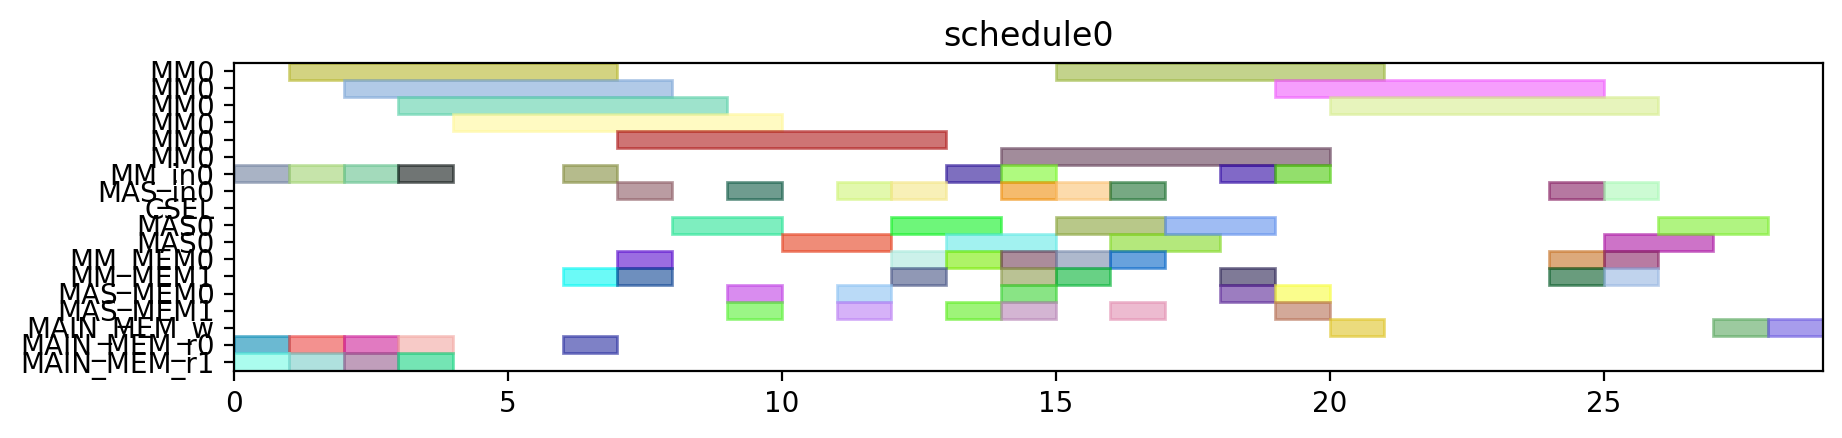

Generate this figure with Python:
from pyschedule import Scenario, solvers, plotters, alt


def solve():
	horizon = 120
	S = Scenario("schedule0", horizon=horizon)

	# resource
	MM = S.Resources('MM', num=1, size=6)
	MM_in = S.Resources('MM_in', num=1)
	MAS_in = S.Resources('MAS_in', num=1)
	CSEL = S.Resource('CSEL')
	MAS = S.Resources('MAS', num=1, size=2, periods=range(1, horizon))
	MM_MEM = S.Resources('MM_MEM', num=2)
	MAS_MEM = S.Resources('MAS_MEM', num=2)
	MAIN_MEM_w = S.Resource('MAIN_MEM_w', size=1)
	MAIN_MEM_r = S.Resources('MAIN_MEM_r', num=2)

	# result of previous scheduling

	# new tasks
	t0 = S.Task('t0', length=6, delay_cost=1)
	t0 += alt(MM)
	t0_in = S.Task('t0_in', length=1, delay_cost=1)
	t0_in += alt(MM_in)
	S += t0_in*MM_in[0]<=t0*MM[0]
	t0_mem0 = S.Task('t0_mem0', length=1, delay_cost=1)
	t0_mem0 += MAIN_MEM_r[0]
	S += t0_mem0 <= t0

	t0_mem1 = S.Task('t0_mem1', length=1, delay_cost=1)
	t0_mem1 += MAIN_MEM_r[1]
	S += t0_mem1 <= t0

	t3 = S.Task('t3', length=6, delay_cost=1)
	t3 += alt(MM)
	t3_in = S.Task('t3_in', length=1, delay_cost=1)
	t3_in += alt(MM_in)
	S += t3_in*MM_in[0]<=t3*MM[0]
	t3_mem0 = S.Task('t3_mem0', length=1, delay_cost=1)
	t3_mem0 += MAIN_MEM_r[0]
	S += t3_mem0 <= t3

	t3_mem1 = S.Task('t3_mem1', length=1, delay_cost=1)
	t3_mem1 += MAIN_MEM_r[1]
	S += t3_mem1 <= t3

	t1 = S.Task('t1', length=6, delay_cost=1)
	t1 += alt(MM)
	t1_in = S.Task('t1_in', length=1, delay_cost=1)
	t1_in += alt(MM_in)
	S += t1_in*MM_in[0]<=t1*MM[0]
	t1_mem0 = S.Task('t1_mem0', length=1, delay_cost=1)
	t1_mem0 += MAIN_MEM_r[0]
	S += t1_mem0 <= t1

	t1_mem1 = S.Task('t1_mem1', length=1, delay_cost=1)
	t1_mem1 += MAIN_MEM_r[1]
	S += t1_mem1 <= t1

	t2 = S.Task('t2', length=6, delay_cost=1)
	t2 += alt(MM)
	t2_in = S.Task('t2_in', length=1, delay_cost=1)
	t2_in += alt(MM_in)
	S += t2_in*MM_in[0]<=t2*MM[0]
	t2_mem0 = S.Task('t2_mem0', length=1, delay_cost=1)
	t2_mem0 += MAIN_MEM_r[0]
	S += t2_mem0 <= t2

	t2_mem1 = S.Task('t2_mem1', length=1, delay_cost=1)
	t2_mem1 += MAIN_MEM_r[1]
	S += t2_mem1 <= t2

	t4 = S.Task('t4', length=6, delay_cost=1)
	t4 += alt(MM)
	t4_in = S.Task('t4_in', length=1, delay_cost=1)
	t4_in += alt(MM_in)
	S += t4_in*MM_in[0]<=t4*MM[0]
	t4_mem0 = S.Task('t4_mem0', length=1, delay_cost=1)
	t4_mem0 += MAIN_MEM_r[0]
	S += t4_mem0 <= t4

	t4_mem1 = S.Task('t4_mem1', length=1, delay_cost=1)
	t4_mem1 += alt(MM_MEM)
	S += (t2*MM[0])-1 < t4_mem1*MM_MEM[1]
	S += t4_mem1 <= t4

	t5 = S.Task('t5', length=2, delay_cost=1)
	t5 += alt(MAS)
	t5_in = S.Task('t5_in', length=1, delay_cost=1)
	t5_in += alt(MAS_in)
	S += t5_in*MAS_in[0]<=t5*MAS[0]

	t5_mem0 = S.Task('t5_mem0', length=1, delay_cost=1)
	t5_mem0 += alt(MM_MEM)
	S += (t0*MM[0])-1 < t5_mem0*MM_MEM[0]
	S += t5_mem0 <= t5

	t5_mem1 = S.Task('t5_mem1', length=1, delay_cost=1)
	t5_mem1 += alt(MM_MEM)
	S += (t0*MM[0])-1 < t5_mem1*MM_MEM[1]
	S += t5_mem1 <= t5

	t6 = S.Task('t6', length=2, delay_cost=1)
	t6 += alt(MAS)
	t6_in = S.Task('t6_in', length=1, delay_cost=1)
	t6_in += alt(MAS_in)
	S += t6_in*MAS_in[0]<=t6*MAS[0]

	t6_mem0 = S.Task('t6_mem0', length=1, delay_cost=1)
	t6_mem0 += alt(MAS_MEM)
	S += (t5*MAS[0])-1 < t6_mem0*MAS_MEM[0]
	S += t6_mem0 <= t6

	t6_mem1 = S.Task('t6_mem1', length=1, delay_cost=1)
	t6_mem1 += alt(MAS_MEM)
	S += (t5*MAS[0])-1 < t6_mem1*MAS_MEM[1]
	S += t6_mem1 <= t6

	t9 = S.Task('t9', length=2, delay_cost=1)
	t9 += alt(MAS)
	t9_in = S.Task('t9_in', length=1, delay_cost=1)
	t9_in += alt(MAS_in)
	S += t9_in*MAS_in[0]<=t9*MAS[0]

	t9_mem0 = S.Task('t9_mem0', length=1, delay_cost=1)
	t9_mem0 += alt(MM_MEM)
	S += (t0*MM[0])-1 < t9_mem0*MM_MEM[0]
	S += t9_mem0 <= t9

	t9_mem1 = S.Task('t9_mem1', length=1, delay_cost=1)
	t9_mem1 += alt(MM_MEM)
	S += (t4*MM[0])-1 < t9_mem1*MM_MEM[1]
	S += t9_mem1 <= t9

	t10 = S.Task('t10', length=2, delay_cost=1)
	t10 += alt(MAS)
	t10_in = S.Task('t10_in', length=1, delay_cost=1)
	t10_in += alt(MAS_in)
	S += t10_in*MAS_in[0]<=t10*MAS[0]

	t10_mem0 = S.Task('t10_mem0', length=1, delay_cost=1)
	t10_mem0 += alt(MM_MEM)
	S += (t4*MM[0])-1 < t10_mem0*MM_MEM[0]
	S += t10_mem0 <= t10

	t10_mem1 = S.Task('t10_mem1', length=1, delay_cost=1)
	t10_mem1 += alt(MM_MEM)
	S += (t4*MM[0])-1 < t10_mem1*MM_MEM[1]
	S += t10_mem1 <= t10

	t7 = S.Task('t7', length=2, delay_cost=1)
	t7 += alt(MAS)
	t7_in = S.Task('t7_in', length=1, delay_cost=1)
	t7_in += alt(MAS_in)
	S += t7_in*MAS_in[0]<=t7*MAS[0]

	t7_mem0 = S.Task('t7_mem0', length=1, delay_cost=1)
	t7_mem0 += alt(MAS_MEM)
	S += (t6*MAS[0])-1 < t7_mem0*MAS_MEM[0]
	S += t7_mem0 <= t7

	t7_mem1 = S.Task('t7_mem1', length=1, delay_cost=1)
	t7_mem1 += alt(MAS_MEM)
	S += (t6*MAS[0])-1 < t7_mem1*MAS_MEM[1]
	S += t7_mem1 <= t7

	t11 = S.Task('t11', length=2, delay_cost=1)
	t11 += alt(MAS)
	t11_in = S.Task('t11_in', length=1, delay_cost=1)
	t11_in += alt(MAS_in)
	S += t11_in*MAS_in[0]<=t11*MAS[0]

	t11_mem0 = S.Task('t11_mem0', length=1, delay_cost=1)
	t11_mem0 += alt(MAS_MEM)
	S += (t10*MAS[0])-1 < t11_mem0*MAS_MEM[0]
	S += t11_mem0 <= t11

	t11_mem1 = S.Task('t11_mem1', length=1, delay_cost=1)
	t11_mem1 += alt(MM_MEM)
	S += (t4*MM[0])-1 < t11_mem1*MM_MEM[1]
	S += t11_mem1 <= t11

	t8 = S.Task('t8', length=6, delay_cost=1)
	t8 += alt(MM)
	t8_in = S.Task('t8_in', length=1, delay_cost=1)
	t8_in += alt(MM_in)
	S += t8_in*MM_in[0]<=t8*MM[0]
	t8_mem0 = S.Task('t8_mem0', length=1, delay_cost=1)
	t8_mem0 += alt(MM_MEM)
	S += (t4*MM[0])-1 < t8_mem0*MM_MEM[0]
	S += t8_mem0 <= t8

	t8_mem1 = S.Task('t8_mem1', length=1, delay_cost=1)
	t8_mem1 += alt(MAS_MEM)
	S += (t7*MAS[0])-1 < t8_mem1*MAS_MEM[1]
	S += t8_mem1 <= t8

	new_PZ = S.Task('new_PZ', length=6, delay_cost=1)
	new_PZ += alt(MM)
	new_PZ_in = S.Task('new_PZ_in', length=1, delay_cost=1)
	new_PZ_in += alt(MM_in)
	S += new_PZ_in*MM_in[0]<=new_PZ*MM[0]
	S += 0<new_PZ

	new_PZ_w = S.Task('new_PZ_w', length=1, delay_cost=1)
	new_PZ_w += alt(MAIN_MEM_w)
	S += new_PZ <= new_PZ_w

	new_PZ_mem0 = S.Task('new_PZ_mem0', length=1, delay_cost=1)
	new_PZ_mem0 += alt(MM_MEM)
	S += (t1*MM[0])-1 < new_PZ_mem0*MM_MEM[0]
	S += new_PZ_mem0 <= new_PZ

	new_PZ_mem1 = S.Task('new_PZ_mem1', length=1, delay_cost=1)
	new_PZ_mem1 += alt(MAS_MEM)
	S += (t7*MAS[0])-1 < new_PZ_mem1*MAS_MEM[1]
	S += new_PZ_mem1 <= new_PZ

	t12 = S.Task('t12', length=2, delay_cost=1)
	t12 += alt(MAS)
	t12_in = S.Task('t12_in', length=1, delay_cost=1)
	t12_in += alt(MAS_in)
	S += t12_in*MAS_in[0]<=t12*MAS[0]

	t12_mem0 = S.Task('t12_mem0', length=1, delay_cost=1)
	t12_mem0 += alt(MM_MEM)
	S += (t0*MM[0])-1 < t12_mem0*MM_MEM[0]
	S += t12_mem0 <= t12

	t12_mem1 = S.Task('t12_mem1', length=1, delay_cost=1)
	t12_mem1 += alt(MAS_MEM)
	S += (t11*MAS[0])-1 < t12_mem1*MAS_MEM[1]
	S += t12_mem1 <= t12

	t13 = S.Task('t13', length=6, delay_cost=1)
	t13 += alt(MM)
	t13_in = S.Task('t13_in', length=1, delay_cost=1)
	t13_in += alt(MM_in)
	S += t13_in*MM_in[0]<=t13*MM[0]
	t13_mem0 = S.Task('t13_mem0', length=1, delay_cost=1)
	t13_mem0 += alt(MAS_MEM)
	S += (t12*MAS[0])-1 < t13_mem0*MAS_MEM[0]
	S += t13_mem0 <= t13

	t13_mem1 = S.Task('t13_mem1', length=1, delay_cost=1)
	t13_mem1 += alt(MAS_MEM)
	S += (t9*MAS[0])-1 < t13_mem1*MAS_MEM[1]
	S += t13_mem1 <= t13

	t14 = S.Task('t14', length=6, delay_cost=1)
	t14 += alt(MM)
	t14_in = S.Task('t14_in', length=1, delay_cost=1)
	t14_in += alt(MM_in)
	S += t14_in*MM_in[0]<=t14*MM[0]
	t14_mem0 = S.Task('t14_mem0', length=1, delay_cost=1)
	t14_mem0 += alt(MAS_MEM)
	S += (t12*MAS[0])-1 < t14_mem0*MAS_MEM[0]
	S += t14_mem0 <= t14

	t14_mem1 = S.Task('t14_mem1', length=1, delay_cost=1)
	t14_mem1 += alt(MM_MEM)
	S += (t3*MM[0])-1 < t14_mem1*MM_MEM[1]
	S += t14_mem1 <= t14

	new_PY = S.Task('new_PY', length=2, delay_cost=1)
	new_PY += alt(MAS)
	new_PY_in = S.Task('new_PY_in', length=1, delay_cost=1)
	new_PY_in += alt(MAS_in)
	S += new_PY_in*MAS_in[0]<=new_PY*MAS[0]

	S += 0<new_PY

	new_PY_w = S.Task('new_PY_w', length=1, delay_cost=1)
	new_PY_w += alt(MAIN_MEM_w)
	S += new_PY <= new_PY_w

	new_PY_mem0 = S.Task('new_PY_mem0', length=1, delay_cost=1)
	new_PY_mem0 += alt(MM_MEM)
	S += (t8*MM[0])-1 < new_PY_mem0*MM_MEM[0]
	S += new_PY_mem0 <= new_PY

	new_PY_mem1 = S.Task('new_PY_mem1', length=1, delay_cost=1)
	new_PY_mem1 += alt(MM_MEM)
	S += (t13*MM[0])-1 < new_PY_mem1*MM_MEM[1]
	S += new_PY_mem1 <= new_PY

	new_PX = S.Task('new_PX', length=2, delay_cost=1)
	new_PX += alt(MAS)
	new_PX_in = S.Task('new_PX_in', length=1, delay_cost=1)
	new_PX_in += alt(MAS_in)
	S += new_PX_in*MAS_in[0]<=new_PX*MAS[0]

	S += 0<new_PX

	new_PX_w = S.Task('new_PX_w', length=1, delay_cost=1)
	new_PX_w += alt(MAIN_MEM_w)
	S += new_PX <= new_PX_w

	new_PX_mem0 = S.Task('new_PX_mem0', length=1, delay_cost=1)
	new_PX_mem0 += alt(MM_MEM)
	S += (t14*MM[0])-1 < new_PX_mem0*MM_MEM[0]
	S += new_PX_mem0 <= new_PX

	new_PX_mem1 = S.Task('new_PX_mem1', length=1, delay_cost=1)
	new_PX_mem1 += alt(MM_MEM)
	S += (t14*MM[0])-1 < new_PX_mem1*MM_MEM[1]
	S += new_PX_mem1 <= new_PX

	solvers.mip.solve(S,msg=1,kind='CPLEX',ratio_gap=1.01)

	solution = [['hoge']*len(S.solution()[1]) for i in range(len(S.solution()))]
	for i in range(len(S.solution())):
		for j in range(len(S.solution()[i])):
			solution[i][j]=str(S.solution()[i][j])
	print(solution)

	cycles = int(solution[-1][3])

	pic_file_name = "/mnt/rose/usr1/fukuda/ABE/multiRAM_multiMAS_16mux/scheduling_result/stage6MM1_stage2MAS1/EP_DBL_A_0/schedule0.png"
	if(S.solution() != []):
		plotters.matplotlib.plot(S,img_filename=pic_file_name, show_task_labels=False, fig_size=(cycles*0.25+3, 2))

	return solution
